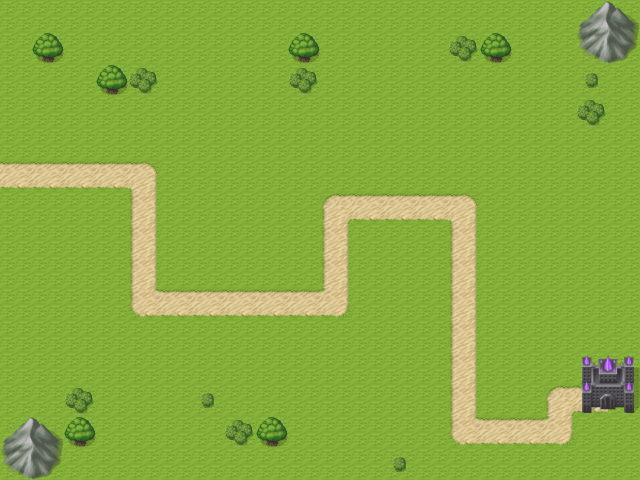

A 2D game scene composited from a Tiled map and its tileset images. What follows is a short description and the map's XML, with every tile layer's data as written:
An orthogonal 20x15 tile map with 32x32 px tiles, 2 tile layers (field, field2).

<map version="1.0" orientation="orthogonal" width="20" height="15" tilewidth="32" tileheight="32">
 <tileset firstgid="1" name="tileset" tilewidth="32" tileheight="32">
  <image source="tileset.png" width="256" height="128" />
 </tileset>
 <layer name="field" width="20" height="15">
  <data encoding="csv">
1,1,1,1,1,1,1,1,1,1,1,1,1,1,1,1,1,1,1,1,
1,1,1,1,1,1,1,1,1,1,1,1,1,1,1,1,1,1,1,1,
1,1,1,1,1,1,1,1,1,1,1,1,1,1,1,1,1,1,1,1,
1,1,1,1,1,1,1,1,1,1,1,1,1,1,1,1,1,1,1,1,
1,1,1,1,1,1,1,1,1,1,1,1,1,1,1,1,1,1,1,1,
3,3,3,3,6,1,1,1,1,1,1,1,1,1,1,1,1,1,1,1,
1,1,1,1,4,1,1,1,1,1,5,3,3,3,6,1,1,1,1,1,
1,1,1,1,4,1,1,1,1,1,4,1,1,1,4,1,1,1,1,1,
1,1,1,1,4,1,1,1,1,1,4,1,1,1,4,1,1,1,1,1,
1,1,1,1,7,3,3,3,3,3,8,1,1,1,4,1,1,1,1,1,
1,1,1,1,1,1,1,1,1,1,1,1,1,1,4,1,1,1,1,1,
1,1,1,1,1,1,1,1,1,1,1,1,1,1,4,1,1,1,1,1,
1,1,1,1,1,1,1,1,1,1,1,1,1,1,4,1,1,5,3,1,
1,1,1,1,1,1,1,1,1,1,1,1,1,1,7,3,3,8,1,1,
1,1,1,1,1,1,1,1,1,1,1,1,1,1,1,1,1,1,1,1
</data>
 </layer>
 <layer name="field2" width="20" height="15">
  <data encoding="csv">
0,0,0,0,0,0,0,0,0,0,0,0,0,0,0,0,0,0,13,14,
0,11,0,0,0,0,0,0,0,11,0,0,0,0,10,11,0,0,21,22,
0,0,0,11,10,0,0,0,0,10,0,0,0,0,0,0,0,0,9,0,
0,0,0,0,0,0,0,0,0,0,0,0,0,0,0,0,0,0,10,0,
0,0,0,0,0,0,0,0,0,0,0,0,0,0,0,0,0,0,0,0,
0,0,0,0,0,0,0,0,0,0,0,0,0,0,0,0,0,0,0,0,
0,0,0,0,0,0,0,0,0,0,0,0,0,0,0,0,0,0,0,0,
0,0,0,0,0,0,0,0,0,0,0,0,0,0,0,0,0,0,0,0,
0,0,0,0,0,0,0,0,0,0,0,0,0,0,0,0,0,0,0,0,
0,0,0,0,0,0,0,0,0,0,0,0,0,0,0,0,0,0,0,0,
0,0,0,0,0,0,0,0,0,0,0,0,0,0,0,0,0,0,0,0,
0,0,0,0,0,0,0,0,0,0,0,0,0,0,0,0,0,0,15,16,
0,0,10,0,0,0,9,0,0,0,0,0,0,0,0,0,0,0,23,24,
13,14,11,0,0,0,0,10,11,0,0,0,0,0,0,0,0,0,0,0,
21,22,0,0,0,0,0,0,0,0,0,0,9,0,0,0,0,0,0,0
</data>
 </layer>
</map>
